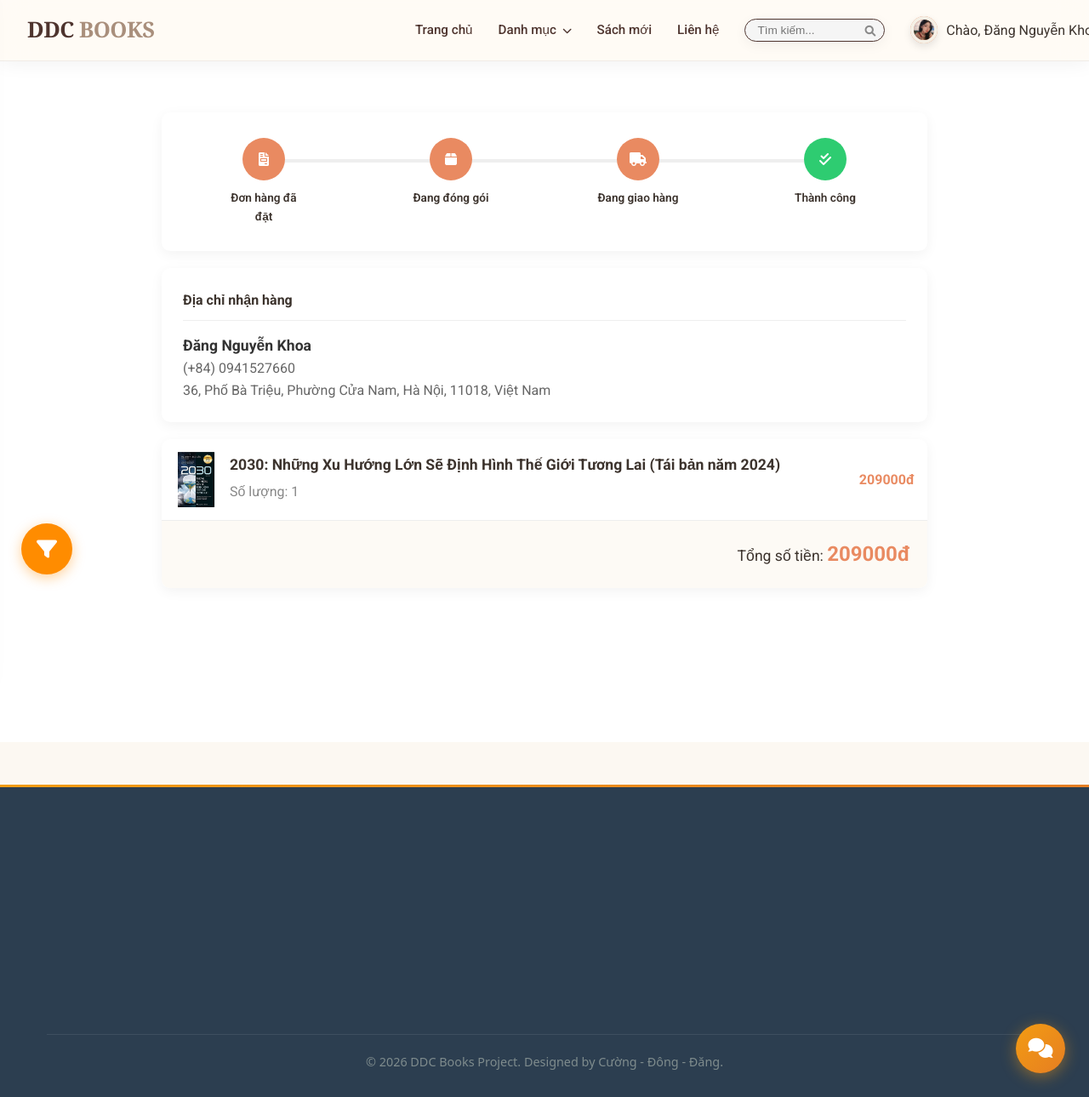
/order-tracking/21/ (signed in), run on the app's committed database.
### app/models.py (models this page shows, shortened)
class Profile(models.Model):
    user = models.OneToOneField(User, on_delete=models.CASCADE, related_name='profile')
    avatar = models.ImageField(default='default.jpg', upload_to='profile_pics')
    phone = models.CharField(max_length=15, blank=True)
    address = models.TextField(blank=True, null=True)

class Order(models.Model):
    STATUS_CHOICES = (
        ('Pending', 'Chờ xử lý'),
        ('Confirmed', 'Đã xác nhận'),
        ('Shipped', 'Đang giao'),
        ('Received', 'Đã nhận hàng'),
        ('Cancelled', 'Đã hủy'),
    )
    user = models.ForeignKey(User, on_delete=models.CASCADE)
    full_name = models.CharField(max_length=255)
    phone = models.CharField(max_length=20)
    address = models.TextField()
    total_price = models.DecimalField(max_digits=12, decimal_places=0)
    created_at = models.DateTimeField(auto_now_add=True)
    status = models.CharField(max_length=20, choices=STATUS_CHOICES, default='Pending')
    shipping_unit = models.CharField(max_length=50, blank=True, null=True)

class OrderItem(models.Model):
    order = models.ForeignKey(Order, related_name='items', on_delete=models.CASCADE)
    book = models.ForeignKey(Book, on_delete=models.CASCADE)
    quantity = models.IntegerField(default=1)
    price = models.DecimalField(max_digits=12, decimal_places=0)

class Book(models.Model):
    title = models.CharField(max_length=200)
    author = models.CharField(max_length=100)
    price = models.DecimalField(max_digits=10, decimal_places=0)
    category = models.ForeignKey(Category, on_delete=models.SET_NULL, null=True, related_name='books')
    stock = models.IntegerField(default=0)
    release_date = models.DateField(default=timezone.now)
    wishlist = models.ManyToManyField(User, related_name="favorite_books", blank=True)
    description = models.TextField(blank=True, null=True)
    image = models.ImageField(upload_to='books/', blank=True, null=True)
    sold_count = models.IntegerField(default=0)

### app/views.py (the view)
# urls.py: path('order-tracking/<int:order_id>/',  views.order_tracking,      name='order_tracking'),
@login_required
def order_tracking(request, order_id):
    order = get_object_or_404(Order, id=order_id, user=request.user)
    return render(request, 'app/order_tracking.html', {
        'order': order,
        'order_items': order.items.all(),
    })

### app/context_processors.py (called while the page is built)
def categories_processor(request):
    return {
        'categories': Category.objects.all()
    }

### app/templates/app/order_tracking.html (shortened to what this page needs)
{% extends 'app/base.html' %}
{% block content %}
<div class="container" style="margin-top: 40px; margin-bottom: 60px; max-width: 900px;">
    <div style="background: white; padding: 30px; border-radius: 10px; box-shadow: 0 4px 15px rgba(0,0,0,0.05); margin-bottom: 20px;">
        <div style="display: flex; justify-content: space-between; position: relative; padding: 0 40px;">
            <div style="position: absolute; top: 25px; left: 80px; right: 80px; height: 4px; background: #eee; z-index: 1;"></div>
            {% with s=order.status %}
            <div style="z-index: 2; text-align: center; width: 100px;">
                <div style="width: 50px; height: 50px; border-radius: 50%; margin: 0 auto 10px; display: flex; align-items: center; justify-content: center;
                    background: {% if s != 'Cancelled' %}var(--primary){% else %}#eee{% endif %}; color: white;">
                    <i class="fas fa-file-invoice"></i>
                </div>
                <div style="font-size: 0.85rem; font-weight: 600;">Đơn hàng đã đặt</div>
            </div>
            <div style="z-index: 2; text-align: center; width: 100px;">
                <div style="width: 50px; height: 50px; border-radius: 50%; margin: 0 auto 10px; display: flex; align-items: center; justify-content: center;
                    background: {% if s == 'Processing' or s == 'Shipped' or s == 'Received' %}var(--primary){% else %}#eee{% endif %}; color: white;">
                    <i class="fas fa-box"></i>
                </div>
                <div style="font-size: 0.85rem; font-weight: 600;">Đang đóng gói</div>
            </div>
            <div style="z-index: 2; text-align: center; width: 100px;">
                <div style="width: 50px; height: 50px; border-radius: 50%; margin: 0 auto 10px; display: flex; align-items: center; justify-content: center;
                    background: {% if s == 'Shipped' or s == 'Received' %}var(--primary){% else %}#eee{% endif %}; color: white;">
                    <i class="fas fa-truck"></i>
                </div>
                <div style="font-size: 0.85rem; font-weight: 600;">Đang giao hàng</div>
            </div>
            <div style="z-index: 2; text-align: center; width: 100px;">
                <div style="width: 50px; height: 50px; border-radius: 50%; margin: 0 auto 10px; display: flex; align-items: center; justify-content: center;
                    background: {% if s == 'Received' %}#2ecc71{% else %}#eee{% endif %}; color: white;">
                    <i class="fas fa-check-double"></i>
                </div>
                <div style="font-size: 0.85rem; font-weight: 600;">Thành công</div>
            </div>
            {% endwith %}
        </div>
    </div>
    <div style="background: white; padding: 25px; border-radius: 10px; box-shadow: 0 4px 15px rgba(0,0,0,0.05); margin-bottom: 20px;">
        <h4 style="border-bottom: 1px solid #eee; padding-bottom: 10px; margin-bottom: 15px;">Địa chỉ nhận hàng</h4>
        <div style="color: #333;">
            <strong style="font-size: 1.1rem;">{{ order.full_name }}</strong><br>
            <span style="color: #666;">(+84) {{ order.phone }}</span><br>
            <span style="color: #666;">{{ order.address }}</span>
        </div>
    </div>
    <div style="background: white; border-radius: 10px; box-shadow: 0 4px 15px rgba(0,0,0,0.05); overflow: hidden;">
        {% for item in order_items %}
        <div style="display: flex; padding: 15px; border-bottom: 1px solid #eee; align-items: center;">
            <img src="{% if item.book.image %}{{ item.book.image.url }}{% else %}/static/images/default-book.png{% endif %}"
     style="width: 50px; height: 65px; object-fit: cover; border-radius: 4px;"
     alt="{{ item.book.title }}">
            <div style="flex: 1; padding-left: 15px;">
                <h5 style="margin: 0; font-size: 1.1rem;">{{ item.book.title }}</h5>
                <p style="margin: 5px 0; color: #888;">Số lượng: {{ item.quantity }}</p>
            </div>
            <div style="font-weight: bold; color: var(--primary);">{{ item.price }}đ</div>
        </div>
        {% endfor %}
        <div style="padding: 20px; text-align: right; background: #fdfaf5;">
            <span style="font-size: 1.1rem;">Tổng số tiền: </span>
            <span style="font-size: 1.5rem; font-weight: bold; color: var(--primary);">{{ order.total_price }}đ</span>
        </div>
    </div>
</div>
{% endblock %}

### app/templates/app/base.html (shortened to what this page needs)
{% load static %}
<!DOCTYPE html>
<html lang="vi">
  <head>
    <link rel="stylesheet" href="https://cdnjs.cloudflare.com/ajax/libs/font-awesome/6.0.0/css/all.min.css" />
    <link rel="stylesheet" href="{% static 'app/css/style.css' %}?v={% now 'U' %}" />
    <link rel="stylesheet" href="https://cdnjs.cloudflare.com/ajax/libs/animate.css/4.1.1/animate.min.css" />
  </head>
  <body>
    <header>
    <div class="container header-flex">
        <a href="{% url 'home' %}" class="logo">DDC <span>BOOKS</span></a>
        <nav>
            <ul class="menu-links">
                <li>
                    <a href="{% url 'home' %}">Trang chủ</a>
                </li>
                <li class="dropdown">
                    <a href="#">Danh mục <i class="fas fa-chevron-down" style="font-size: 0.7rem; margin-left: 4px;"></i></a>
                </li>
                <li>
                    <a href="{% url 'home' %}?filter=new" style="{% if request.GET.filter == 'new' %}color: var(--primary); font-weight: bold;{% endif %}">Sách mới</a>
                </li>
                {% if user.is_staff %}
                <li class="dropdown">
                    <a href="#" style="color: #d35400; font-weight: bold;">
                        <i class="fas fa-user-shield"></i> QUẢN TRỊ <i class="fas fa-chevron-down" style="font-size: 0.7rem;"></i>
                    </a>
                    <ul class="submenu">
                        <li>
                            <a href="{% url 'manage_orders' %}">
                                <i class="fas fa-clipboard-list"></i> Quản lý đơn hàng
                            </a>
                        </li>
                        <li>
                            <a href="{% url 'staff_book_list' %}">
                                <i class="fas fa-edit"></i> Quản lý kho sách
                            </a>
                        </li>
                    </ul>
                </li>
                {% else %}
                <li>
                    <a href="#">Liên hệ</a>
                </li>
                {% endif %}
                <li class="header-search-item">
                    <form action="{% url 'home' %}" method="GET" class="header-search-box">
                        <div class="search-wrapper">
                            <input type="text" name="q" placeholder="Tìm kiếm..." value="{{ request.GET.q|default:'' }}">
                            <button type="submit"><i class="fas fa-search"></i></button>
                        </div>
                    </form>
                </li>
            </ul>
            <div class="auth-box">
                {% if user.is_authenticated %}
                <div class="user-dropdown">
                    <div class="avatar-small">
                        <img src="{{ user.profile.avatar.url }}" alt="Avatar" style="width: 100%; height: 100%; border-radius: 50%; object-fit: cover; border: 4px solid var(--beige); box-shadow: 0 4px 10px rgba(0,0,0,0.1);" />
                    </div>
                    <span>Chào, {{ user.first_name }}</span>
                </div>
                {% else %}
                <div class="log_sign-group">
                    <span class="nav-slider"></span>
                    <a href="{% url 'signup' %}" class="auth-link" id="link-signup">Đăng ký</a>
                    <a href="{% url 'login' %}" class="auth-link" id="link-login">Đăng nhập</a>
                </div>
                {% endif %}
            </div>
        </nav>
    </div>
</header>
   <main>
    <div class="content-wrapper" style="background-color: #ffffff; min-height: 100vh;">
        <div class="container" style="max-width: 1300px; margin: 0 auto; padding: 20px 15px;">
            <div style="display: flex; gap: 30px; align-items: flex-start;">
              {% block sidebar %}
<button type="button" class="btn-filter-floating" onclick="toggleDrawer()">
    <i class="fas fa-filter"></i>
</button>
{% endblock sidebar %}
                <div style="flex-grow: 1;">
                    <div class="main-books-content" style="margin-bottom: 50px;">
                        {% block content %}
                        {% endblock %}
                    </div>
                </div>
            </div>
        </div>
    </div>
</main>
    <footer style="background-color: #2c3e50; color: #ecf0f1; padding: 60px 0 30px; margin-top: 50px; font-family: 'Segoe UI', Tahoma, Geneva, Verdana, sans-serif;">
    <div class="container" style="max-width: 1200px; margin: 0 auto; padding: 0 15px;">
        <div style="display: grid; grid-template-columns: repeat(auto-fit, minmax(250px, 1fr)); gap: 40px;">
        </div>
        <hr style="border: 0; border-top: 1px solid #3e4f5f; margin: 40px 0 20px;">
        <div style="text-align: center; color: #7f8c8d; font-size: 0.9rem;">
            <p>&copy; 2026 DDC Books Project. Designed by Cường - Đông - Đăng.</p>
        </div>
    </div>
</footer>
  {% if user.is_authenticated %}
  <button id="chat-bubble-btn" onclick="chatToggle()" title="Chat hỗ trợ">
    <i class="fas {% if user.is_staff %}fa-headset{% else %}fa-comments{% endif %}" id="chat-bubble-icon"></i>
  </button>
  {% endif %}
  </body>
</html>

### app/static/app/css/style.css (style rules this page uses)
:root { --primary: #E98A61; --dark-brown: #4E342E; --beige: #F5F0E6; --white-warm: #FCF8F2; --text: #3C332D; }
* { margin: 0; padding: 0; box-sizing: border-box; }
body { font-family: 'Roboto', sans-serif; background: var(--white-warm); color: var(--text); line-height: 1.6; }
.container { max-width: 1400px; margin: auto; width: 95%; }
header { background: var(--beige); padding: 15px 0; border-bottom: 1px solid #E0D7C6; position: sticky; top: 0; z-index: 1000; }
.header-flex { display: flex; justify-content: space-between; align-items: center; }
.logo { font-family: 'Playfair Display', serif; font-size: 1.6rem; text-decoration: none; color: var(--dark-brown) !important; font-weight: 700; }
.logo span { color: #A98F7C; }
nav { display: flex; align-items: center; gap: 40px; }
.menu-links { display: flex; list-style: none; gap: 30px; }
.menu-links a { text-decoration: none; color: var(--dark-brown); font-size: 0.95rem; transition: 0.3s; font-weight: 500; }
.user-dropdown { position: relative; display: flex; align-items: center; gap: 10px; cursor: pointer; }
.avatar-small { width: 32px; height: 32px; background: var(--primary); color: white; border-radius: 50%; display: flex; align-items: center; justify-content: center; }
.menu-links li.dropdown { position: relative; }
.search-wrapper { display: flex; align-items: center; background: rgba(255, 255, 255, 0.9); border: 1px solid var(--dark-brown); border-radius: 25px; padding: 5px 15px; transition: all 0.3s ease; box-shadow: 0 4px 15px rgba(0,0,0,0.05); }
.search-wrapper input { border: none; outline: none; background: transparent; padding: 8px; width: 200px; font-size: 0.9rem; color: var(--text); }
.search-wrapper button { border: none; background: transparent; color: var(--primary); cursor: pointer; font-size: 1.1rem; padding-left: 10px; }
.header-search-box .search-wrapper { padding: 1px 10px; border-radius: 15px; max-height: 32px; background: #f5f5f5; }
.header-search-box input { width: 120px; font-size: 0.85rem; padding: 4px; }
.header-search-box button i { font-size: 0.8rem; color: #888; }
header nav { display: flex; align-items: center; gap: 30px; flex-grow: 1; justify-content: flex-end; margin-right: -100px; }
.btn-filter-floating { position: fixed; left: 25px; bottom: 50%; transform: translateY(50%); width: 60px; height: 60px; background: #ff8c00; color: #fff; border: none; border-radius: 50%; cursor: pointer; z-index: 9999; display: flex; align-items: center; justify-content: center; font-size: 1.5rem; box-shadow: 0 4px 15px rgba(255, 140, 0, 0.4); transition: all 0.3s ease; }

### data on the page
Order: full_name "Đăng Nguyễn Khoa", phone "0941527660", address "36, Phố Bà Triệu, Phường Cửa Nam, Hà Nội, 11018, Việt Nam", total_price "209000"
OrderItem: book.image (picture), book "2030: Những Xu Hướng Lớn Sẽ Định Hình Thế Giới Tương Lai (Tái bản năm 2024)", quantity "1", price "209000"

### other printed values
{{ user.first_name }} "Đăng Nguyễn…"
